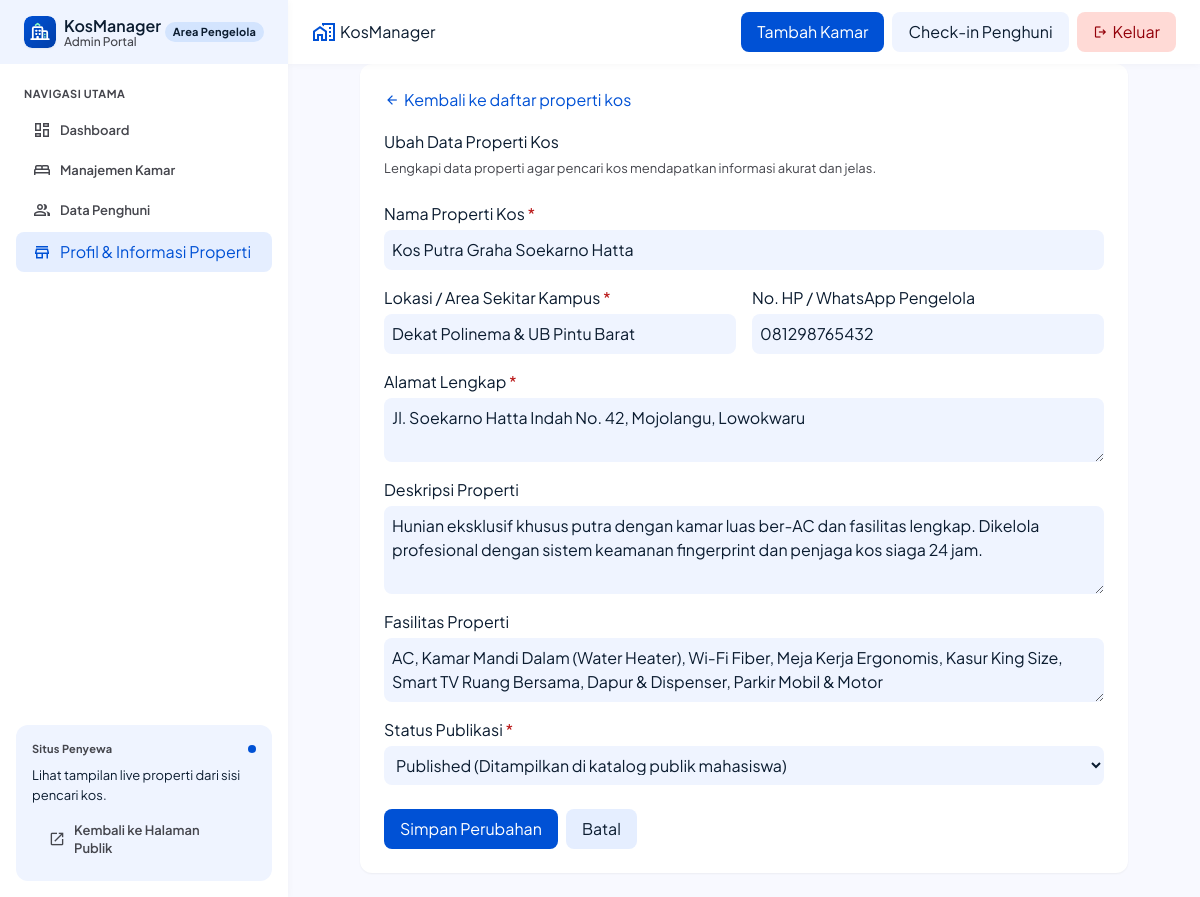
The page /admin/kos/ubah?id=2 (signed in) on the database its author committed.
### tables this page shows
CREATE TABLE IF NOT EXISTS kos (
    id INT AUTO_INCREMENT PRIMARY KEY,
    nama_kos VARCHAR(150) NOT NULL,
    alamat TEXT NOT NULL,
    lokasi VARCHAR(150) NOT NULL,
    deskripsi TEXT NULL,
    fasilitas TEXT NULL,
    no_hp_pengelola VARCHAR(20) NULL,
    status_publikasi ENUM('draft', 'published') NOT NULL DEFAULT 'draft'
);

### src/Controllers/AdminKosController.php (called while the page is built, shortened)
<?php
final class AdminKosController
{
    public function edit(): void
    {
        $id = $this->readId($_GET['id'] ?? null);
        $kos = $id === null ? null : $this->kosRepository->findById($id);
        $this->renderForm($kos);
    }
    private function renderForm(?Kos $kos = null, ?string $formError = null, array $formData = [], int $status = 200): void
    {
        $formData += [
            'nama_kos' => $kos?->namaKos ?? '',
            'lokasi' => $kos?->lokasi ?? '',
            'alamat' => $kos?->alamat ?? '',
            'deskripsi' => $kos?->deskripsi ?? '',
            'fasilitas' => $kos?->fasilitas ?? '',
            'no_hp_pengelola' => $kos?->noHpPengelola ?? '',
            'status_publikasi' => $kos?->statusPublikasi ?? 'draft',
        ];
        $isEdit = $kos !== null;
        $escape = PublicController::escape(...);
        require dirname(__DIR__, 2) . '/views/admin/kos/form.php';
    }
    private function readId(mixed $value): ?int
    {
        $id = filter_var($value, FILTER_VALIDATE_INT);
        return $id !== false && $id > 0 ? $id : null;
    }
}

### public/index.php (called while the page is built, shortened)
<?php
require_once dirname(__DIR__) . '/src/Core/helpers.php';
try {
    $connection = \KosManager\Config\getConnection();
    $kosRepository = new KosRepository($connection);
    $kamarRepository = new KamarRepository($connection);
    $penghuniRepository = new PenghuniRepository($connection);
    $publicController = new PublicController($kosRepository);
    $kosController = new KosController($kosRepository);
    $adminKosController = new AdminKosController($kosRepository);
    $dashboardController = new DashboardController($kamarRepository, $penghuniRepository);
    $kamarController = new KamarController($kamarRepository, $kosRepository);
    $penghuniController = new PenghuniController($penghuniRepository, $kamarRepository);
    $authController = new AuthController($connection);
    $router = new Router();
    $router
        ->get('/', [$publicController, 'home'])
        ->get('/login', [$authController, 'showLogin'])
        ->post('/login', [$authController, 'login'])
        ->get('/logout', [$authController, 'logout'])
        ->get('/kos', [$kosController, 'index'])
        ->get('/kos/detail', [$kosController, 'detail'])
        ->get('/kamar/detail', [$kosController, 'roomDetail'])
        ->get('/admin/dashboard', [$dashboardController, 'index'])
        ->get('/admin/kos', [$adminKosController, 'index'])
        ->get('/admin/kos/tambah', [$adminKosController, 'create'])
        ->get('/admin/kos/ubah', [$adminKosController, 'edit'])
        ->post('/admin/kos', [$adminKosController, 'store'])
        ->post('/admin/kos/update', [$adminKosController, 'update'])
        ->post('/admin/kos/hapus', [$adminKosController, 'destroy'])
        ->post('/admin/kos/destroy', [$adminKosController, 'destroy'])
        ->get('/kamar', [$kamarController, 'index'])
        ->get('/kamar/tambah', [$kamarController, 'create'])
        ->get('/kamar/ubah', [$kamarController, 'edit'])
        ->post('/kamar', [$kamarController, 'store'])
        ->post('/kamar/update', [$kamarController, 'update'])
        ->post('/kamar/hapus', [$kamarController, 'delete'])
        ->get('/penghuni', [$penghuniController, 'index'])
        ->get('/penghuni/tambah', [$penghuniController, 'create'])
        ->get('/penghuni/ubah', [$penghuniController, 'edit'])
        ->post('/penghuni', [$penghuniController, 'store'])
        ->post('/penghuni/update', [$penghuniController, 'update'])
        ->post('/penghuni/hapus', [$penghuniController, 'delete']);
    $router->dispatch();
} catch (Throwable $exception) {
    error_log($exception->__toString());
    $isDbError = $exception instanceof PDOException;
    http_response_code($isDbError ? 503 : 500);
    header('Content-Type: text/html; charset=utf-8');
    ?>
<!DOCTYPE html>
<html lang="id">
<head>
    <meta charset="UTF-8">
    <meta name="viewport" content="width=device-width, initial-scale=1.0">
    <title><?= $isDbError ? '503 - Database Tidak Tersedia' : '500 - Kesalahan Sistem' ?> | KosManager</title>
    <style>
        body { font-family: -apple-system, BlinkMacSystemFont, "Segoe UI", Roboto, Helvetica, Arial, sans-serif; background-color: #f8fafc; color: #1e293b; display: flex; align-items: center; justify-content: center; min-height: 100vh; margin: 0; padding: 20px; }
        .card { background: #ffffff; border: 1px solid #e2e8f0; border-radius: 12px; padding: 32px; max-width: 520px; width: 100%; box-shadow: 0 4px 6px -1px rgba(0, 0, 0, 0.1); text-align: center; }
        .badge { display: inline-block; background-color: #fee2e2; color: #dc2626; font-size: 13px; font-weight: 600; padding: 4px 12px; border-radius: 9999px; margin-bottom: 16px; }
        h1 { font-size: 20px; margin-bottom: 12px; color: #0f172a; }
        p { font-size: 14px; color: #64748b; line-height: 1.6; margin-bottom: 20px; }
        .hint { background-color: #f1f5f9; border-radius: 8px; padding: 12px; font-size: 13px; color: #334155; text-align: left; }
    </style>
</head>
<body>
    <div class="card">
        <div class="badge">Error <?= $isDbError ? '503 (Database)' : '500 (Sistem)' ?></div>
        <h1><?= $isDbError ? 'Layanan Database Sedang Tidak Tersedia' : 'Terjadi Kendala Sistem' ?></h1>
        <p><?= htmlspecialchars($exception->getMessage(), ENT_QUOTES | ENT_SUBSTITUTE, 'UTF-8') ?></p>
        <div class="hint">
            <strong>Catatan:</strong><br>
            <?= $isDbError
                ? 'Pastikan MySQL aktif di XAMPP Control Panel dan database <code>kostmanager</code> sudah diisi tabel di phpMyAdmin.'
                : 'File: <code>' . htmlspecialchars(basename($exception->getFile()), ENT_QUOTES | ENT_SUBSTITUTE, 'UTF-8') . '</code> baris ' . $exception->getLine() ?>
        </div>
    </div>
</body>
</html>
    <?php
}

### src/Core/helpers.php (called while the page is built, shortened)
<?php
if (!function_exists('base_url')) {
    function base_url(string $path = ''): string
    {
        static $base = null;
        if ($base === null) {
            $scriptName = $_SERVER['SCRIPT_NAME'] ?? '';
            $dir = str_replace('\\', '/', dirname($scriptName));
            $base = ($dir === '/' || $dir === '.') ? '' : rtrim($dir, '/');
        }
        if ($path === '' || $path === '/') {
            return $base !== '' ? $base . '/' : '/';
        }
        return $base . '/' . ltrim($path, '/');
    }
}

### src/Repositories/KosRepository.php (called while the page is built, shortened)
<?php
final class KosRepository
{
    public function findById(int $id): ?Kos
    {
        $statement = $this->connection->prepare(
            'SELECT id, nama_kos, alamat, lokasi, deskripsi, fasilitas, no_hp_pengelola, status_publikasi
             FROM kos
             WHERE id = :id'
        );
        $statement->execute(['id' => $id]);
        $row = $statement->fetch();
        return $row === false ? null : Kos::fromRow($row);
    }
}

### src/Controllers/PublicController.php (called while the page is built, shortened)
<?php
final class PublicController
{
    public static function escape(mixed $value): string
    {
        return htmlspecialchars((string) ($value ?? ''), ENT_QUOTES | ENT_SUBSTITUTE, 'UTF-8');
    }
}

### views/admin/kos/form.php (the view, shortened to what this page needs)
<!DOCTYPE html>
<html lang="id">
<head>
<script src="https://cdn.tailwindcss.com"></script>
<link rel="stylesheet" href="<?= base_url('/public/assets/css/style.css') ?>">
<link rel="stylesheet" href="<?= base_url('/public/assets/css/admin.css') ?>">
</head>
<body class="bg-background font-body-md text-on-surface antialiased">
<?php $activeAdminPage = 'profil-informasi-properti'; include __DIR__ . '/../layout/sidebar.php'; ?>
<div class="pl-72">
<?php include __DIR__ . '/../layout/admin-header.php'; ?>
<main class="relative pt-16 bg-background w-full px-gutter-md py-gutter-md">
<section class="max-w-3xl mx-auto bg-surface-container-lowest p-space-lg rounded-xl shadow-sm">
<a class="text-secondary hover:underline inline-flex items-center gap-1 font-label-md" href="<?= base_url('/admin/kos') ?>">
    <span class="material-symbols-outlined text-[16px]">arrow_back</span>
    <span>Kembali ke daftar properti kos</span>
</a>
<h1 class="mt-space-md font-headline-lg text-on-surface"><?= $isEdit ? 'Ubah Data Properti Kos' : 'Tambah Properti Kos Baru' ?></h1>
<p class="text-body-sm text-on-surface-variant mt-1">Lengkapi data properti agar pencari kos mendapatkan informasi akurat dan jelas.</p>
<form class="mt-space-lg flex flex-col gap-space-md" action="<?= base_url($isEdit ? '/admin/kos/update' : '/admin/kos') ?>" method="post">
<label class="flex flex-col gap-1">
    <span class="font-label-md text-on-surface">Nama Properti Kos <span class="text-error">*</span></span>
    <input class="p-space-sm rounded-lg bg-surface-container-low text-on-surface focus:outline-none focus:ring-2 focus:ring-secondary" name="nama_kos" required maxlength="150" placeholder="Contoh: Kos Putri Melati Asri" value="<?= $escape($formData['nama_kos']) ?>">
</label>
<div class="grid grid-cols-1 md:grid-cols-2 gap-space-md">
    <label class="flex flex-col gap-1">
        <span class="font-label-md text-on-surface">Lokasi / Area Sekitar Kampus <span class="text-error">*</span></span>
        <input class="p-space-sm rounded-lg bg-surface-container-low text-on-surface focus:outline-none focus:ring-2 focus:ring-secondary" name="lokasi" required maxlength="150" placeholder="Contoh: Dekat Kampus UB & ITN" value="<?= $escape($formData['lokasi']) ?>">
    </label>
    <label class="flex flex-col gap-1">
        <span class="font-label-md text-on-surface">No. HP / WhatsApp Pengelola</span>
        <input class="p-space-sm rounded-lg bg-surface-container-low text-on-surface focus:outline-none focus:ring-2 focus:ring-secondary" name="no_hp_pengelola" maxlength="20" placeholder="Contoh: 081234567890" value="<?= $escape($formData['no_hp_pengelola']) ?>">
    </label>
</div>
<label class="flex flex-col gap-1">
    <span class="font-label-md text-on-surface">Alamat Lengkap <span class="text-error">*</span></span>
    <textarea class="p-space-sm rounded-lg bg-surface-container-low text-on-surface focus:outline-none focus:ring-2 focus:ring-secondary resize-y" name="alamat" rows="2" required placeholder="Jl. Nama Jalan No. XX, Kelurahan, Kecamatan, Kota Malang"><?= $escape($formData['alamat']) ?></textarea>
</label>
<label class="flex flex-col gap-1">
    <span class="font-label-md text-on-surface">Deskripsi Properti</span>
    <textarea class="p-space-sm rounded-lg bg-surface-container-low text-on-surface focus:outline-none focus:ring-2 focus:ring-secondary resize-y" name="deskripsi" rows="3" placeholder="Jelaskan lingkungan kos, aturan umum, kenyamanan, atau keunggulan kos..."><?= $escape($formData['deskripsi']) ?></textarea>
</label>
<label class="flex flex-col gap-1">
    <span class="font-label-md text-on-surface">Fasilitas Properti</span>
    <textarea class="p-space-sm rounded-lg bg-surface-container-low text-on-surface focus:outline-none focus:ring-2 focus:ring-secondary resize-y" name="fasilitas" rows="2" placeholder="Contoh: Wi-Fi Cepat, Dapur Bersama, Kulkas, CCTV 24 Jam, Parkir Motor Aman"><?= $escape($formData['fasilitas']) ?></textarea>
</label>
<label class="flex flex-col gap-1">
    <span class="font-label-md text-on-surface">Status Publikasi <span class="text-error">*</span></span>
    <select class="p-space-sm rounded-lg bg-surface-container-low text-on-surface focus:outline-none focus:ring-2 focus:ring-secondary" name="status_publikasi" required>
        <option value="published" <?= $formData['status_publikasi'] === 'published' ? 'selected' : '' ?>>Published (Ditampilkan di katalog publik mahasiswa)</option>
    </select>
</label>
<div class="flex items-center gap-space-sm pt-space-sm">
    <button class="px-space-md py-space-sm rounded-lg bg-secondary text-on-secondary font-label-md hover:opacity-90 transition-opacity" type="submit">
        <?= $isEdit ? 'Simpan Perubahan' : 'Tambah Properti' ?>
    </button>
    <a class="px-space-md py-space-sm rounded-lg bg-surface-container text-on-surface font-label-md hover:bg-surface-container-high transition-colors" href="<?= base_url('/admin/kos') ?>">
        Batal
    </a>
</div>
</form>
</section>
</main>
</div>
</body>
</html>

### public/assets/css/style.css (style rules this page uses)
.material-symbols-outlined { font-family: 'Material Symbols Outlined' !important; font-weight: normal; font-style: normal; font-size: 24px; line-height: 1; letter-spacing: normal; text-transform: none; display: inline-block; white-space: nowrap; word-wrap: normal; direction: ltr; -webkit-font-feature-settings: 'liga'; -webkit-font-smoothing: antialiased; }

### rows shown on the page
kos: nama_kos "Kos Putra Graha Soekarno Hatta", lokasi "Dekat Polinema & UB Pintu Barat", no_hp_pengelola "081298765432", alamat "Jl. Soekarno Hatta Indah No. 42, Mojolangu, Lowokwaru", deskripsi "Hunian eksklusif khusus putra dengan kamar luas ber-AC dan fasilitas lengkap. Dikelola profesional dengan sistem keamanan fingerprint dan penjaga kos siaga 24 jam.", fasilitas "AC, Kamar Mandi Dalam (Water Heater), Wi-Fi Fiber, Meja Kerja Ergonomis, Kasur King Size, Smart TV Ruang Bersama, Dapur & Dispenser, Parkir Mobil & Motor", status_publikasi "Published (Ditampilkan di katalog publik mahasiswa)"
